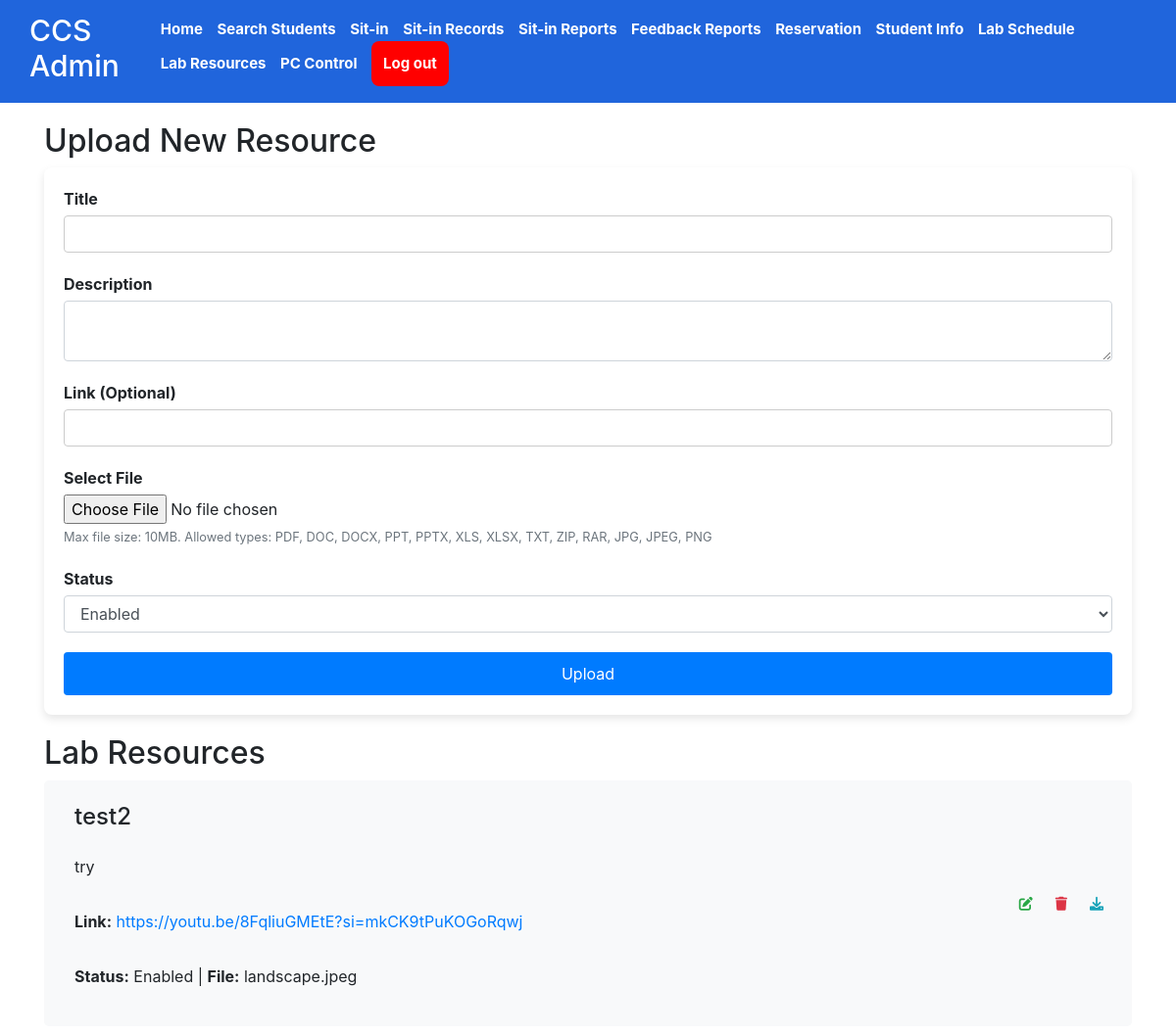
Before: /lab_resources.php with the older database file.
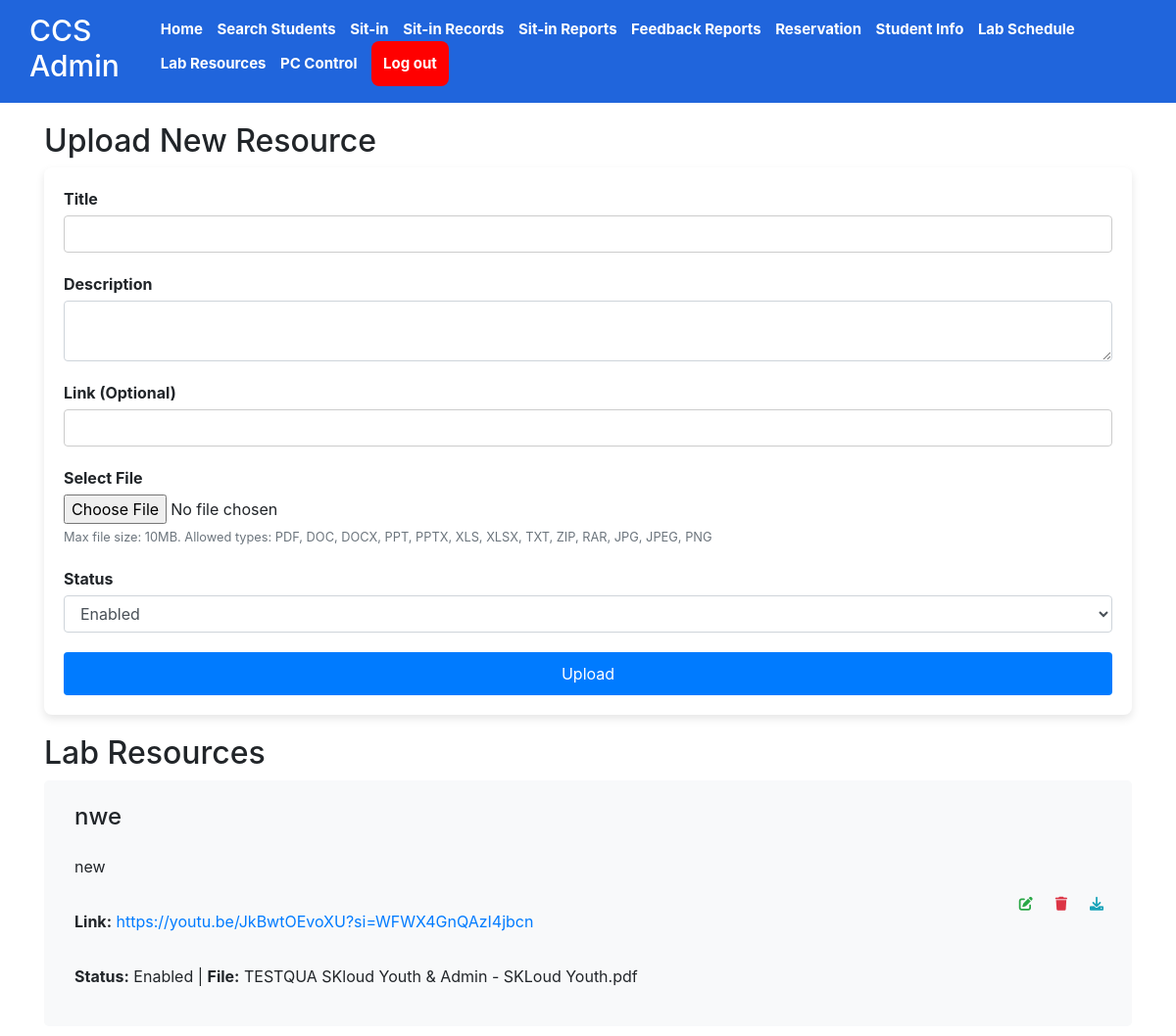
After: the same page with the newer database file.
### tables this page shows
CREATE TABLE `lab_resources` (
  `id` int(11) NOT NULL,
  `title` varchar(255) NOT NULL,
  `description` text NOT NULL,
  `file_name` varchar(255) DEFAULT NULL,
  `original_name` varchar(255) DEFAULT NULL,
  `file_path` varchar(255) DEFAULT NULL,
  `status` enum('enabled','disabled') NOT NULL DEFAULT 'enabled',
  `link` varchar(255) DEFAULT NULL
);

### lab_resources.php (the view, shortened to what this page needs)
<?php
include 'db.php';
$upload_dir = 'uploads/';
$result = $connection->query("SELECT * FROM lab_resources ORDER BY id DESC");
$result = $connection->query("SELECT * FROM lab_resources ORDER BY id DESC");
$resources = $result->fetch_all(MYSQLI_ASSOC);
?>
<!DOCTYPE html>
<html lang="en">
<head>
    <link rel="stylesheet" href="assets/styles.css?v=<?php echo time(); ?>">
    <link rel="stylesheet" href="https://stackpath.bootstrapcdn.com/bootstrap/4.5.2/css/bootstrap.min.css">
    <link rel="stylesheet" href="https://cdnjs.cloudflare.com/ajax/libs/font-awesome/6.0.0/css/all.min.css">
</head>
<body>
<nav>
    <h1>CCS Admin</h1>
    <div class="nav-links-admin" id="nav-links">
        <a id="home-nav" href="admindashboard.php"> Home</a>
        <a href="#" onclick="searchFunction()" id="search-btn"> Search Students</a>
        <a href="current-sit-in.php"> Sit-in</a>
        <a href="view-sit-in-records.php">Sit-in Records</a>
        <a href="sit-in-reports.php"> Sit-in Reports</a>
        <a href="feedback-reports.php"> Feedback Reports</a>
        <a href="view-reservations.php"> Reservation</a>
        <a href="student_management.php">Student Info</a>
        <a href="lab_schedule.php">Lab Schedule</a>
        <a href="lab_resources.php">Lab Resources</a>
        <a href="admin_computer_control.php">PC Control</a>
        <a href="admin.php" class="logout-btn" id="logoutbtn"> Log out </a>
    </div>
</nav>
    <div class="container">
        <h2>Upload New Resource</h2>
        <form method="post" enctype="multipart/form-data">
            <div class="form-group">
                <label for="title">Title</label>
                <input type="text" class="form-control" id="title" name="title" required>
            </div>
            <div class="form-group">
                <label for="description">Description</label>
                <textarea class="form-control" id="description" name="description" required></textarea>
            </div>
            <div class="form-group">
                <label for="link">Link (Optional)</label>
                <input type="text" class="form-control" id="link" name="link">
            </div>
            <div class="form-group">
                <label for="file">Select File</label>
                <input type="file" class="form-control-file" id="file" name="file">
                <small class="text-muted">Max file size: 10MB. Allowed types: PDF, DOC, DOCX, PPT, PPTX, XLS, XLSX, TXT, ZIP, RAR, JPG, JPEG, PNG</small>
            </div>
            <div class="form-group">
                <label for="status">Status</label>
                <select class="form-control" id="status" name="status">
                    <option value="enabled">Enabled</option>
                </select>
            </div>
            <button type="submit" class="btn btn-primary" name="add">Upload</button>
        </form>
        <h2>Lab Resources</h2>
        <?php if (empty($resources)): ?>
            <p>No resources available.</p>
        <?php else: ?>
            <?php foreach ($resources as $resource): ?>
                <div class="resource-item">
                    <div>
                        <h4><?php echo htmlspecialchars($resource['title']); ?></h4>
                        <p><?php echo htmlspecialchars($resource['description']); ?></p>
                        <?php if ($resource['link']): ?>
                            <p><strong>Link:</strong> <a href="<?php echo htmlspecialchars($resource['link']); ?>" target="_blank"><?php echo htmlspecialchars($resource['link']); ?></a></p>
                        <?php endif; ?>
                        <p>
                            <strong>Status:</strong> <?php echo htmlspecialchars(ucfirst($resource['status'])); ?>
                            <?php if ($resource['file_name']): ?>
                                 | <strong>File:</strong> <?php echo htmlspecialchars($resource['original_name']); ?>
                            <?php endif; ?>
                        </p>
                    </div>
                    <div class="action-buttons">
                        <button class="btn btn-sm edit-btn" data-toggle="modal" data-target="#editModal<?php echo $resource['id']; ?>">
                            <i class="fas fa-edit"></i>
                        </button>
                        <button class="btn btn-sm delete-btn" name="delete"  onclick="if(confirm('Are you sure you want to delete this resource?')) { window.location.href='lab_resources.php?delete=<?php echo $resource['id']; ?>'; }">
                            <i class="fas fa-trash"></i>
                        </button>
                        <?php if ($resource['file_name']): ?>
                            <a href="<?php echo $upload_dir . $resource['file_name']; ?>" download="<?php echo $resource['original_name']; ?>" class="btn btn-sm download-btn">
                                <i class="fas fa-download"></i>
                            </a>
                        <?php endif; ?>
                    </div>
                </div>
            <?php endforeach; ?>
        <?php endif; ?>
    </div>
</body>
</html>

Changed rows visible on the page:
removed lab_resources: title "test2", description "try", link "https://youtu.be/8FqliuGMEtE?si=mkCK9tPuKOGoRqwj", status "Enabled", original_name "landscape.jpeg"
added lab_resources: title "nwe", description "new", link "https://youtu.be/JkBwtOEvoXU?si=WFWX4GnQAzI4jbcn", status "Enabled", original_name "TESTQUA SKloud Youth & Admin - SKLoud Youth.pdf"
